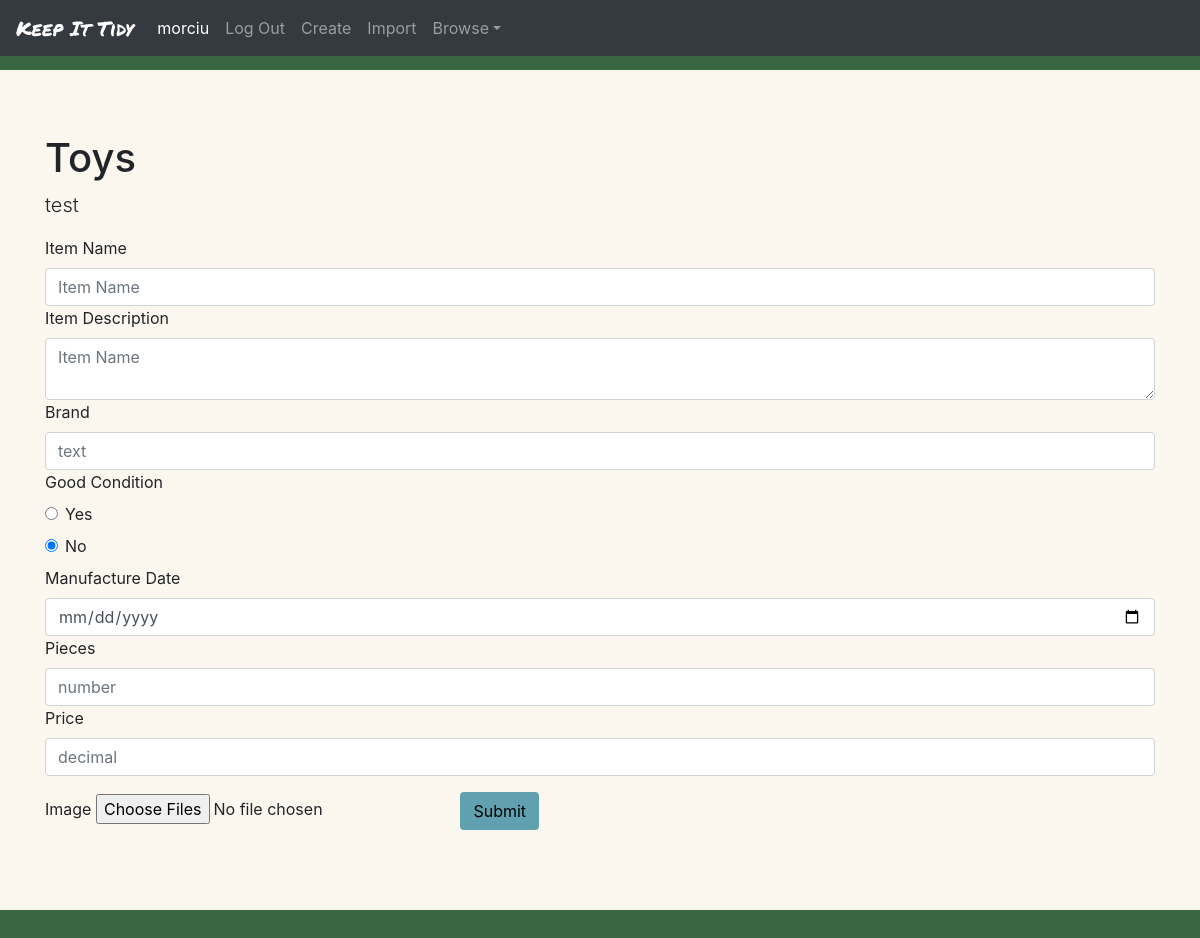
Screenshot of /add_item/132 (signed in) with the database file from the repository.
### KeepItTidy/models.py (models this page shows, shortened)
class User(AbstractUser):
	pass

class Collection(models.Model):
	user = models.ForeignKey(User, on_delete=models.CASCADE, related_name="collection")
	name = models.CharField(max_length=200)
	description = models.CharField(max_length=200)

class FieldNameTypePair(models.Model):
	dictionary = models.ForeignKey(FieldDict, on_delete=models.CASCADE, related_name="name_type_pair")
	field_name = models.CharField(max_length=200)
	field_type = models.CharField(max_length=200)

### KeepItTidy/views.py (the view)
# urls.py: path("add_item/<int:collection_id>", views.add_item, name="add_item"),
@login_required
def add_item(request, collection_id):
	current_user = request.user
	collection = Collection.objects.get(id=collection_id)
	field_dict = FieldDict.objects.get(collection=collection)
	fields = FieldNameTypePair.objects.filter(dictionary=field_dict)
	if request.method == "POST":
		item_name = request.POST["itemName"]
		if request.POST["itemDescription"]:
			item = Item(name=item_name, description=request.POST["itemDescription"], user=current_user, collection=collection)
		else:
			item = Item(name=item_name, user=current_user, collection=collection)
		item.save()
		posts = request.POST.items()
		for key, value in posts:
			field_name = key.split(" / ")[0]
			field_type = key.split(" / ")[-1]
			create_field_obj(item, value, field_type, field_name, collection)
		if len(request.FILES) > 0:
			for i in request.FILES:
				file_name = i.split(" / ")[0]
				file_type = i.split(" / ")[-1]
				for file in request.FILES.getlist(i):
					if file_type == "image":
						image = file
						print(file)
						field_obj = ImageField(name=file_name, collection=collection, item=item, image=image)
						field_obj.save()
		return render(request, 'keepittidy/add_item.html', {
			"user": current_user,
			"collection": collection,
			"fields": fields
			})
	else:
		return render(request, 'keepittidy/add_item.html', {
			"user": current_user,
			"collection": collection,
			"fields": fields
			})

### KeepItTidy/templates/keepittidy/add_item.html (shortened to what this page needs)
{% extends "keepittidy/layout.html" %}
{% load static %}
{% block body %}
<div id="collection" class="jumbotron jumbotron-fluid">
	<div class="container">
		<h1 class="display-5">{{ collection.name }}</h1>
		<p class="lead">{{ collection.description }}</p>
	</div>
	<div class="container">
		<form action="{% url 'add_item' collection.id %}" method="post" enctype="multipart/form-data">
			<label for=itemName>Item Name</label>
			<input type="text" class="form-control itemName" name="itemName" placeholder="Item Name" required="">
			<label for=itemDescription>Item Description</label>
			<textarea class="form-control itemDescription" name="itemDescription" placeholder="Item Name"></textarea>
			{% for field in fields %}
	        <label for="{{field.field_name}}">{{field.field_name}}</label>
	        {% if field.field_type == "text" %}
	        	<input type="text" class="form-control {{field.field_type}}" name="{{field.field_name}} / {{field.field_type}}" placeholder={{field.field_type}}>
	        {% elif field.field_type == "boolean" %}
	        	<div class="form-check">
        			<input type="radio" class="form-check-input {{field.field_type}}" id="booleanYes" value="true" name="{{field.field_name}} / {{field.field_type}}">
    				<label for="booleanYes">Yes</label>
        		</div>
    			<div class="form-check">
    				<input type="radio" class="form-check-input {{field.field_type}}" id="booleanNo" value="false" name="{{field.field_name}} / {{field.field_type}}" checked>
    				<label for="booleanNo">No</label>
    			</div>
	        {% elif field.field_type == "date" %}
	        	<input type="date" class="form-control {{field.field_type}}" name="{{field.field_name}} / {{field.field_type}}" placeholder={{field.field_type}} required="">
	        {% elif field.field_type == "number" %}
	        	<input type="number" step="any" class="form-control {{field.field_type}}" name="{{field.field_name}} / {{field.field_type}}" placeholder={{field.field_type}}>
	        {% elif field.field_type == "decimal" %}
	        	<input type="number" step=".01" class="form-control {{field.field_type}}" name="{{field.field_name}} / {{field.field_type}}" placeholder={{field.field_type}}>
	        {% elif field.field_type == "image" %}
	        	<input type="file", class="form-control-image {{field.field_type}}" name="{{field.field_name}} / {{field.field_type}}" multiple>
	        {% endif %}
		    {% endfor %}
		    <button type="submit" class="btn addButton">Submit</button>
		</form>
	</div>
</div>
{% endblock %}

### KeepItTidy/templates/keepittidy/layout.html (shortened to what this page needs)
{% load static %}
<!DOCTYPE html>
<html lang="en">
	<head>
		<link rel="stylesheet" href="https://cdn.jsdelivr.net/npm/bootstrap@4.6.0/dist/css/bootstrap.min.css">
		<link href="{% static 'KeepItTidy/styles.css' %}" rel="stylesheet">
	</head>
	<body>
		<nav class="navbar navbar-expand-md navbar-dark bg-dark fixed-top">
		  <a id="titleLogo" class="navbar-brand" href="{% url 'index' %}">Keep It Tidy</a>
		  {% if user.is_authenticated %}
		  <div class="navbar-collapse collapse" id="navbarDefault" style="">
		    <ul class="navbar-nav mr-auto">
		      <li class="nav-item active">
		        <a class="nav-link disabled">{{user.username}}<span class="sr-only">(current)</span></a>
		      </li>
		      <li class="nav-item">
		        <a class="nav-link" href="{% url 'logout' %}">Log Out</a>
		      </li>
		      <li class="nav-item">
		        <a class="nav-link" href="{% url 'create_collection' %}" tabindex="-1">Create
		        </a>
		      </li>
		      <li class="nav-item">
		        <a class="nav-link" href="{% url 'excel_import' %}" tabindex="-1">Import
		        </a>
		      </li>
		      <li class="nav-item dropdown" id="dropdown01">
		        <a class="nav-link dropdown-toggle" href="#" data-toggle="dropdown" aria-haspopup="true" aria-expanded="false">Browse</a>
		      </li>
		    </ul>
		  </div>
		  {% endif %}
		</nav>
	{% block body %}
	{% endblock %}
	</body>
</html>

### KeepItTidy/static/KeepItTidy/styles.css (style rules this page uses)
body { background-color: #386641; padding-top: 70px; }
.navbar { background-color: #6A994E; }
.btn { margin: 1em; }
#titleLogo { font-family: 'Permanent Marker', cursive; }
.jumbotron { background-color: #FBF7EF; }
.addButton { background-color: #61A0AF; color: black; }

### rows the page displays
User: username "morciu"
Collection: name "Toys", description "test"
FieldNameTypePair: field_name "Brand", field_type "text"
FieldNameTypePair: field_name "Good Condition"
FieldNameTypePair: field_name "Manufacture Date"
FieldNameTypePair: field_name "Pieces", field_type "number"
FieldNameTypePair: field_name "Price", field_type "decimal"
FieldNameTypePair: field_name "Image"
